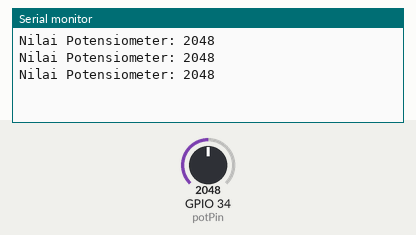
The sketch below on a simulated ESP32. On the bench: the last lines printed to the serial monitor. The test bench sets the inputs (shaded band); at power-on: GPIO 34 (potPin) = 2048.

Above: at 2.2 s.
2.3 s: GPIO 34 (potPin) set to 2866
At 2.9 s:
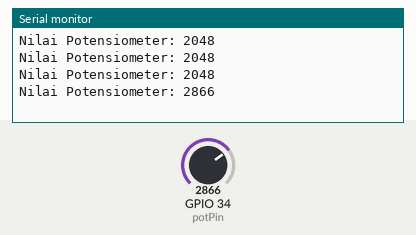
3.8 s: GPIO 34 (potPin) set to 3603
At 4.4 s:
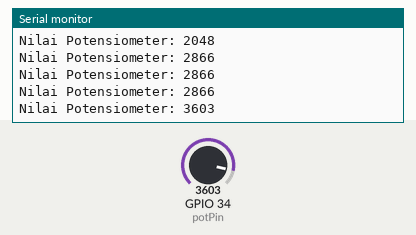
Timing chart, 0 to 6.8 s (numbered marks = the images above; inputs shaded):
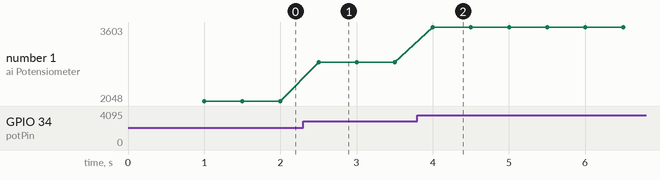

The sketch:

potensio.ino
```cpp
// Menentukan pin GPIO yang terhubung ke kaki tengah potensiometer
const int potPin = 34;

// Variabel untuk menyimpan nilai yang dibaca dari potensiometer
int potValue = 0;

void setup() {
  // Memulai komunikasi serial pada baud rate 115200 untuk menampilkan hasil
  Serial.begin(115200);

  // Menunggu sejenak agar Serial Monitor siap
  delay(1000);
}

void loop() {
  // Membaca nilai analog dari pin potensiometer
  potValue = analogRead(potPin);

  // Mencetak nilai yang dibaca ke Serial Monitor
  Serial.print("Nilai Potensiometer: ");
  Serial.println(potValue);

  // Memberi jeda 500 milidetik sebelum pembacaan berikutnya
  delay(500);
}
```

Measured:
- after the input at 2.3 s, the serial monitor: prints a new line after 0.20 s (image 1)
- after the input at 3.8 s, the serial monitor: prints a new line after 0.20 s (image 2)
- plotted number 1: 2048 → 2866 after the input at 2.3 s, 2866 → 3603 after the input at 3.8 s
